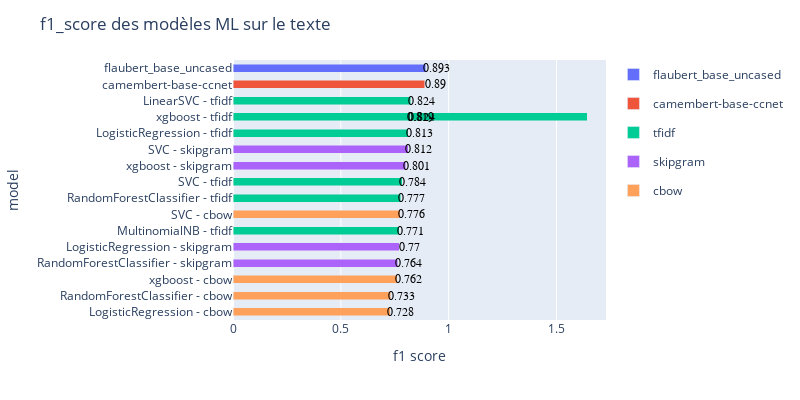

Notebook cell for this chart:
### Markdown cell above
# Plot des performances texte générales

### Code cell
import src.utils.plot as uplot

reload(uplot)
res.plot_f1_scores(['text'], figsize=(800,400), title="f1_score des modèles ML sur le texte")

### Figure 1 — Plotly figure (JSON) as saved in the notebook; plotly's stock layout.template omitted (floating-point values rounded to 4 significant figures)
{"data": [{"alignmentgroup": "True", "hovertemplate": "vectorizer=flaubert_base_uncased<br>score_test=%{x}<br>serie_name=%{y}<extra></extra>", "legendgroup": "flaubert_base_uncased", "marker": {"color": "#636EFA", "pattern": {"shape": ""}}, "name": "flaubert_base_uncased", "offsetgroup": "flaubert_base_uncased", "orientation": "h", "showlegend": true, "textposition": "auto", "type": "bar", "width": 0.5, "x": [0.893], "xaxis": "x", "y": ["flaubert_base_uncased"], "yaxis": "y"}, {"alignmentgroup": "True", "hovertemplate": "vectorizer=camembert-base-ccnet<br>score_test=%{x}<br>serie_name=%{y}<extra></extra>", "legendgroup": "camembert-base-ccnet", "marker": {"color": "#EF553B", "pattern": {"shape": ""}}, "name": "camembert-base-ccnet", "offsetgroup": "camembert-base-ccnet", "orientation": "h", "showlegend": true, "textposition": "auto", "type": "bar", "width": 0.5, "x": [0.8896], "xaxis": "x", "y": ["camembert-base-ccnet"], "yaxis": "y"}, {"alignmentgroup": "True", "hovertemplate": "vectorizer=tfidf<br>score_test=%{x}<br>serie_name=%{y}<extra></extra>", "legendgroup": "tfidf", "marker": {"color": "#00CC96", "pattern": {"shape": ""}}, "name": "tfidf", "offsetgroup": "tfidf", "orientation": "h", "showlegend": true, "textposition": "auto", "type": "bar", "width": 0.5, "x": [0.824, 0.8238, 0.8193, 0.8129, 0.784, 0.7774, 0.7713], "xaxis": "x", "y": ["LinearSVC - tfidf", "xgboost - tfidf", "xgboost - tfidf", "LogisticRegression - tfidf", "SVC - tfidf", "RandomForestClassifier - tfidf", "MultinomialNB - tfidf"], "yaxis": "y"}, {"alignmentgroup": "True", "hovertemplate": "vectorizer=skipgram<br>score_test=%{x}<br>serie_name=%{y}<extra></extra>", "legendgroup": "skipgram", "marker": {"color": "#AB63FA", "pattern": {"shape": ""}}, "name": "skipgram", "offsetgroup": "skipgram", "orientation": "h", "showlegend": true, "textposition": "auto", "type": "bar", "width": 0.5, "x": [0.8122, 0.8014, 0.7699, 0.7641], "xaxis": "x", "y": ["SVC - skipgram", "xgboost - skipgram", "LogisticRegression - skipgram", "RandomForestClassifier - skipgram"], "yaxis": "y"}, {"alignmentgroup": "True", "hovertemplate": "vectorizer=cbow<br>score_test=%{x}<br>serie_name=%{y}<extra></extra>", "legendgroup": "cbow", "marker": {"color": "#FFA15A", "pattern": {"shape": ""}}, "name": "cbow", "offsetgroup": "cbow", "orientation": "h", "showlegend": true, "textposition": "auto", "type": "bar", "width": 0.5, "x": [0.7759, 0.7617, 0.7326, 0.7283], "xaxis": "x", "y": ["SVC - cbow", "xgboost - cbow", "RandomForestClassifier - cbow", "LogisticRegression - cbow"], "yaxis": "y"}], "layout": {"annotations": [{"font": {"color": "black", "family": "Arial", "size": 12}, "showarrow": false, "text": "0.893", "x": 0.943, "y": "flaubert_base_uncased"}, {"font": {"color": "black", "family": "Arial", "size": 12}, "showarrow": false, "text": "0.89", "x": 0.9396, "y": "camembert-base-ccnet"}, {"font": {"color": "black", "family": "Arial", "size": 12}, "showarrow": false, "text": "0.824", "x": 0.874, "y": "LinearSVC - tfidf"}, {"font": {"color": "black", "family": "Arial", "size": 12}, "showarrow": false, "text": "0.824", "x": 0.8738, "y": "xgboost - tfidf"}, {"font": {"color": "black", "family": "Arial", "size": 12}, "showarrow": false, "text": "0.819", "x": 0.8693, "y": "xgboost - tfidf"}, {"font": {"color": "black", "family": "Arial", "size": 12}, "showarrow": false, "text": "0.813", "x": 0.8629, "y": "LogisticRegression - tfidf"}, {"font": {"color": "black", "family": "Arial", "size": 12}, "showarrow": false, "text": "0.812", "x": 0.8622, "y": "SVC - skipgram"}, {"font": {"color": "black", "family": "Arial", "size": 12}, "showarrow": false, "text": "0.801", "x": 0.8514, "y": "xgboost - skipgram"}, {"font": {"color": "black", "family": "Arial", "size": 12}, "showarrow": false, "text": "0.784", "x": 0.834, "y": "SVC - tfidf"}, {"font": {"color": "black", "family": "Arial", "size": 12}, "showarrow": false, "text": "0.777", "x": 0.8274, "y": "RandomForestClassifier - tfidf"}, {"font": {"color": "black", "family": "Arial", "size": 12}, "showarrow": false, "text": "0.776", "x": 0.8259, "y": "SVC - cbow"}, {"font": {"color": "black", "family": "Arial", "size": 12}, "showarrow": false, "text": "0.771", "x": 0.8213, "y": "MultinomialNB - tfidf"}, {"font": {"color": "black", "family": "Arial", "size": 12}, "showarrow": false, "text": "0.77", "x": 0.8199, "y": "LogisticRegression - skipgram"}, {"font": {"color": "black", "family": "Arial", "size": 12}, "showarrow": false, "text": "0.764", "x": 0.8141, "y": "RandomForestClassifier - skipgram"}, {"font": {"color": "black", "family": "Arial", "size": 12}, "showarrow": false, "text": "0.762", "x": 0.8117, "y": "xgboost - cbow"}, {"font": {"color": "black", "family": "Arial", "size": 12}, "showarrow": false, "text": "0.733", "x": 0.7826, "y": "RandomForestClassifier - cbow"}, {"font": {"color": "black", "family": "Arial", "size": 12}, "showarrow": false, "text": "0.728", "x": 0.7783, "y": "LogisticRegression - cbow"}], "bargap": 0.1, "bargroupgap": 0.1, "barmode": "stack", "height": 400, "legend": {}, "margin": {"t": 60}, "title": {"text": "f1_score des modèles ML sur le texte"}, "width": 800, "xaxis": {"anchor": "y", "domain": [0, 1], "title": {"text": "f1 score"}}, "yaxis": {"anchor": "x", "categoryarray": ["LogisticRegression - cbow", "RandomForestClassifier - cbow", "xgboost - cbow", "RandomForestClassifier - skipgram", "LogisticRegression - skipgram", "MultinomialNB - tfidf", "SVC - cbow", "RandomForestClassifier - tfidf", "SVC - tfidf", "xgboost - skipgram", "SVC - skipgram", "LogisticRegression - tfidf", "xgboost - tfidf", "xgboost - tfidf", "LinearSVC - tfidf", "camembert-base-ccnet", "flaubert_base_uncased"], "categoryorder": "array", "domain": [0, 1], "title": {"text": "model"}}}}
